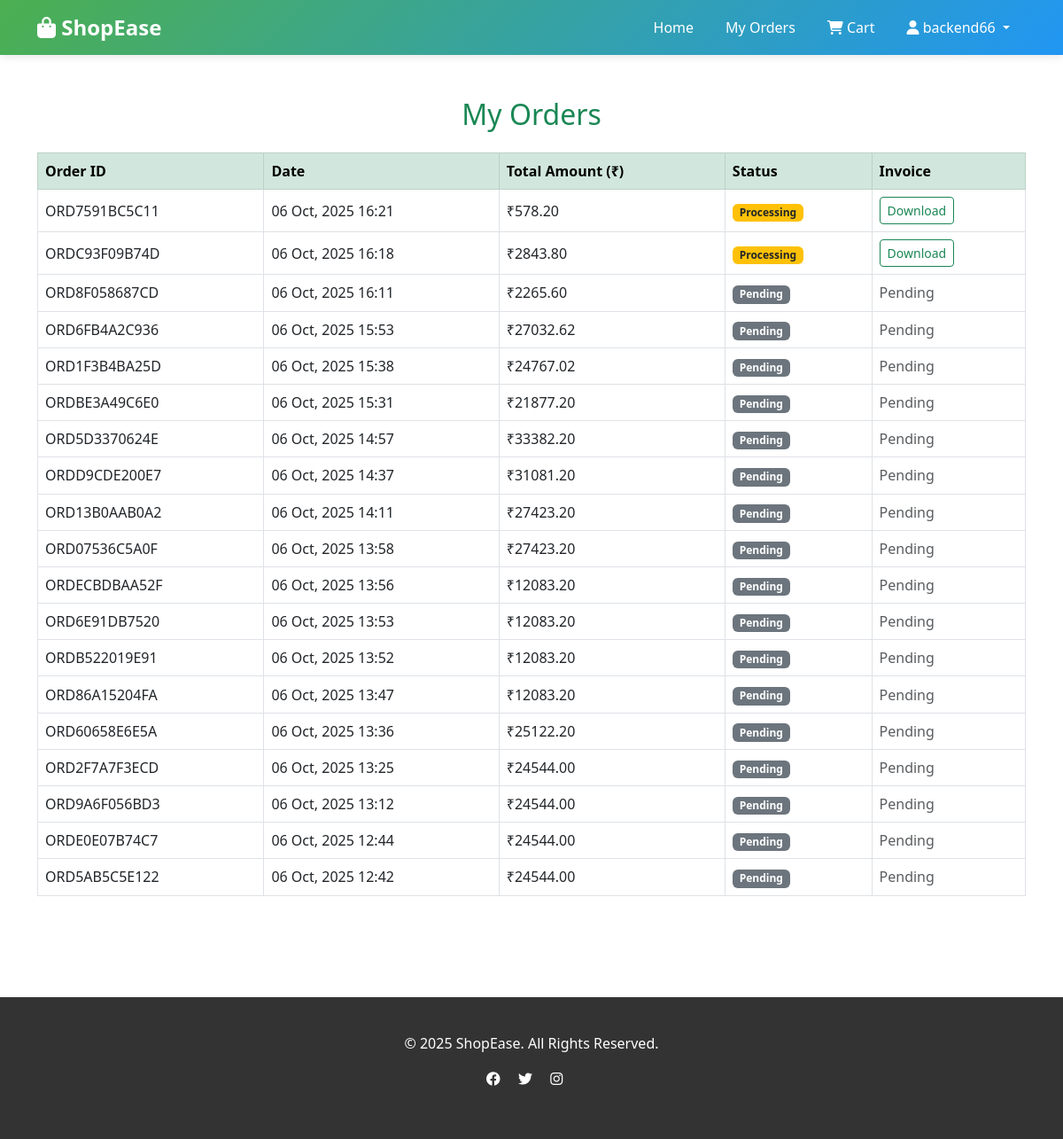
/my-orders/ (signed in), run on the app's committed database.
### store/models.py (models this page shows, shortened)
class Order(models.Model):
    STATUS_CHOICES = [
        ('pending', 'Pending'),
        ('processing', 'Processing'),
        ('shipped', 'Shipped'),
        ('delivered', 'Delivered'),
        ('cancelled', 'Cancelled'),
    ]
    order_id = models.CharField(max_length=100, unique=True, blank=True)
    user = models.ForeignKey(User, on_delete=models.CASCADE, null=True, blank=True)
    full_name = models.CharField(max_length=200)
    email = models.EmailField()
    phone = models.CharField(max_length=15)
    address = models.TextField()
    city = models.CharField(max_length=100)
    state = models.CharField(max_length=100)
    pincode = models.CharField(max_length=10)
    subtotal = models.DecimalField(max_digits=10, decimal_places=2)
    gst_amount = models.DecimalField(max_digits=10, decimal_places=2)
    total_amount = models.DecimalField(max_digits=10, decimal_places=2)
    payment_method = models.CharField(max_length=50, default='razorpay')
    razorpay_order_id = models.CharField(max_length=200, blank=True, null=True)
    razorpay_payment_id = models.CharField(max_length=200, blank=True, null=True)
    razorpay_signature = models.CharField(max_length=500, blank=True, null=True)
    payment_status = models.BooleanField(default=False)
    status = models.CharField(max_length=20, choices=STATUS_CHOICES, default='pending')
    invoice_generated = models.BooleanField(default=False)
    invoice_file = models.FileField(upload_to='invoices/', blank=True, null=True)
    created_at = models.DateTimeField(auto_now_add=True)
    updated_at = models.DateTimeField(auto_now=True)

### store/views.py (the view)
# urls.py: path('my-orders/', views.my_orders, name='my_orders'),
def my_orders(request):
    if not request.user.is_authenticated:
        messages.warning(request, 'Please login to view your orders.')
        return redirect('home')
    orders = Order.objects.filter(user=request.user).order_by('-created_at')
    context = {'orders': orders}
    return render(request, 'store/my_orders.html', context)

### store/templates/store/my_orders.html (shortened to what this page needs)
{% extends 'store/base.html' %}
{% block content %}
<div class="container py-5">
  <h2 class="mb-4 text-success text-center">My Orders</h2>
  {% if orders %}
    <div class="table-responsive">
      <table class="table table-bordered table-hover align-middle">
        <thead class="table-success">
          <tr>
            <th>Order ID</th>
            <th>Date</th>
            <th>Total Amount (₹)</th>
            <th>Status</th>
            <th>Invoice</th>
          </tr>
        </thead>
        <tbody>
          {% for order in orders %}
          <tr>
            <td>{{ order.order_id }}</td>
            <td>{{ order.created_at|date:"d M, Y H:i" }}</td>
            <td>₹{{ order.total_amount|floatformat:2 }}</td>
            <td>
              {% if order.status == 'processing' %}
                <span class="badge bg-warning text-dark">{{ order.status|capfirst }}</span>
              {% elif order.status == 'completed' %}
                <span class="badge bg-success">{{ order.status|capfirst }}</span>
              {% else %}
                <span class="badge bg-secondary">{{ order.status|capfirst }}</span>
              {% endif %}
            </td>
            <td>
              {% if order.invoice_generated %}
                <a href="{% url 'download_invoice' order.order_id %}" class="btn btn-sm btn-outline-success">
                  Download
                </a>
              {% else %}
                <span class="text-muted">Pending</span>
              {% endif %}
            </td>
          </tr>
          {% endfor %}
        </tbody>
      </table>
    </div>
  {% else %}
    <div class="alert alert-info text-center">
      You haven't placed any orders yet.
    </div>
  {% endif %}
</div>
{% endblock %}

### store/templates/store/base.html (shortened to what this page needs)
<!DOCTYPE html>
<html lang="en">
<head>
    <link href="https://cdn.jsdelivr.net/npm/bootstrap@5.3.0/dist/css/bootstrap.min.css" rel="stylesheet">
    <link rel="stylesheet" href="https://cdnjs.cloudflare.com/ajax/libs/font-awesome/6.4.0/css/all.min.css">
</head>
<body>
    <nav class="navbar navbar-expand-lg navbar-dark">
        <div class="container">
            <a class="navbar-brand" href="{% url 'home' %}">
                <i class="fas fa-shopping-bag"></i> ShopEase
            </a>
            <div class="collapse navbar-collapse" id="navbarNav">
                <ul class="navbar-nav ms-auto">
                    <li class="nav-item">
                        <a class="nav-link" href="{% url 'home' %}">Home</a>
                    </li>
                    {% if user.is_authenticated %}
                    <li class="nav-item">
                        <a class="nav-link" href="{% url 'my_orders' %}">My Orders</a>
                    </li>
                    {% endif %}
                    <li class="nav-item position-relative">
                        <a class="nav-link" href="{% url 'cart_view' %}">
                            <i class="fas fa-shopping-cart"></i> Cart
                        </a>
                    </li>
                    {% if user.is_authenticated %}
                    <li class="nav-item dropdown">
                        <a class="nav-link dropdown-toggle" href="#" id="userDropdown" role="button" data-bs-toggle="dropdown">
                            <i class="fas fa-user"></i> {{ user.username }}
                        </a>
                    </li>
                    {% endif %}
                </ul>
            </div>
        </div>
    </nav>
    <main>
        {% block content %}{% endblock %}
    </main>
    <footer class="footer">
        <div class="container text-center">
            <p>&copy; 2025 ShopEase. All Rights Reserved.</p>
            <p>
                <a href="#" class="text-white me-3"><i class="fab fa-facebook"></i></a>
                <a href="#" class="text-white me-3"><i class="fab fa-twitter"></i></a>
                <a href="#" class="text-white me-3"><i class="fab fa-instagram"></i></a>
            </p>
        </div>
    </footer>
</body>
</html>

### store/templates/store/base.html (style rules this page uses)
:root { --primary-color: #4CAF50; --secondary-color: #2196F3; --dark-color: #333; }
body { font-family: 'Segoe UI', Tahoma, Geneva, Verdana, sans-serif; }
.navbar { background: linear-gradient(135deg, var(--primary-color), var(--secondary-color)); box-shadow: 0 2px 10px rgba(0,0,0,0.1); }
.navbar-brand { font-weight: bold; font-size: 1.5rem; color: white !important; }
.nav-link { color: white !important; margin: 0 10px; transition: all 0.3s; }
.footer { background: var(--dark-color); color: white; padding: 40px 0; margin-top: 50px; }

### data on the page
Order: order_id "ORD7591BC5C11", created_at "06 Oct, 2025 16:21", total_amount "578.20", status "Processing", invoice_generated "Download"
Order: order_id "ORDC93F09B74D", created_at "06 Oct, 2025 16:18", total_amount "2843.80", status "Processing", invoice_generated "Download"
Order: order_id "ORD8F058687CD", created_at "06 Oct, 2025 16:11", total_amount "2265.60", status "Pending", invoice_generated "Pending"
Order: order_id "ORD6FB4A2C936", created_at "06 Oct, 2025 15:53", total_amount "27032.62", status "Pending", invoice_generated "Pending"
Order: order_id "ORD1F3B4BA25D", created_at "06 Oct, 2025 15:38", total_amount "24767.02", status "Pending", invoice_generated "Pending"
Order: order_id "ORDBE3A49C6E0", created_at "06 Oct, 2025 15:31", total_amount "21877.20", status "Pending", invoice_generated "Pending"
Order: order_id "ORD5D3370624E", created_at "06 Oct, 2025 14:57", total_amount "33382.20", status "Pending", invoice_generated "Pending"
Order: order_id "ORDD9CDE200E7", created_at "06 Oct, 2025 14:37", total_amount "31081.20", status "Pending", invoice_generated "Pending"
Order: order_id "ORD13B0AAB0A2", created_at "06 Oct, 2025 14:11", total_amount "27423.20", status "Pending", invoice_generated "Pending"
Order: order_id "ORD07536C5A0F", created_at "06 Oct, 2025 13:58", total_amount "27423.20", status "Pending", invoice_generated "Pending"
Order: order_id "ORDECBDBAA52F", created_at "06 Oct, 2025 13:56", total_amount "12083.20", status "Pending", invoice_generated "Pending"
Order: order_id "ORD6E91DB7520", created_at "06 Oct, 2025 13:53", total_amount "12083.20", status "Pending", invoice_generated "Pending"
Order: order_id "ORDB522019E91", created_at "06 Oct, 2025 13:52", total_amount "12083.20", status "Pending", invoice_generated "Pending"
Order: order_id "ORD86A15204FA", created_at "06 Oct, 2025 13:47", total_amount "12083.20", status "Pending", invoice_generated "Pending"
Order: order_id "ORD60658E6E5A", created_at "06 Oct, 2025 13:36", total_amount "25122.20", status "Pending", invoice_generated "Pending"
Order: order_id "ORD2F7A7F3ECD", created_at "06 Oct, 2025 13:25", total_amount "24544.00", status "Pending", invoice_generated "Pending"
Order: order_id "ORD9A6F056BD3", created_at "06 Oct, 2025 13:12", total_amount "24544.00", status "Pending", invoice_generated "Pending"
Order: order_id "ORDE0E07B74C7", created_at "06 Oct, 2025 12:44", total_amount "24544.00", status "Pending", invoice_generated "Pending"
Order: order_id "ORD5AB5C5E122", created_at "06 Oct, 2025 12:42", total_amount "24544.00", status "Pending", invoice_generated "Pending"

### other printed values
{{ user.username }} "backend66"
